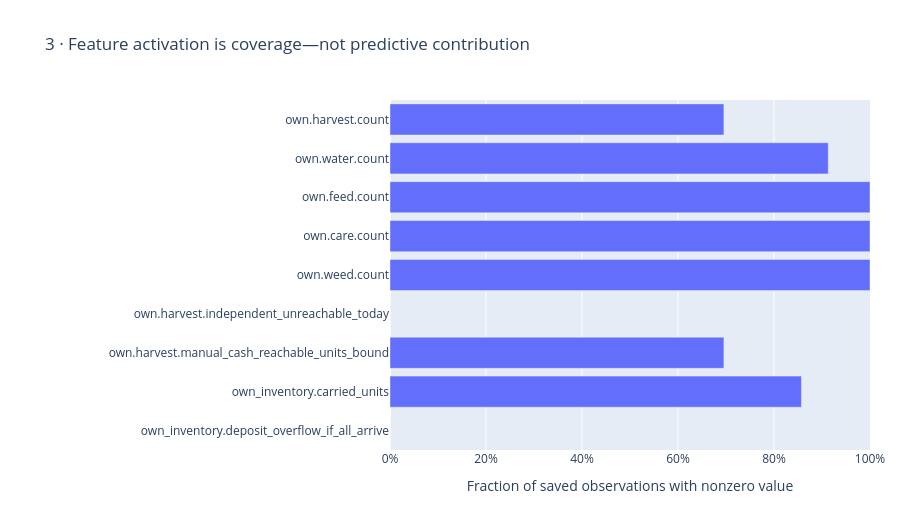
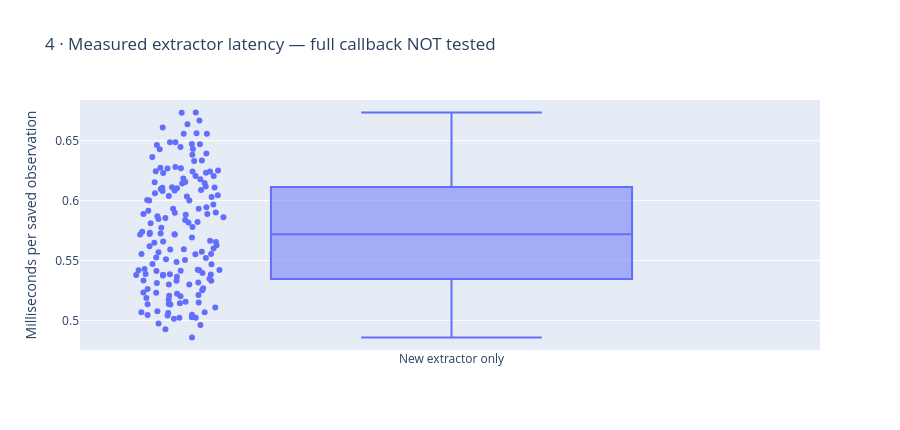

The notebook cell these images were saved under, in order:
### Markdown cell above
## 4 · Distinguish activation, utility and runtime

A nonzero or varying column shows activation only. No correlation with an outcome is used to select or weight these features. The 161 observations come from only seven prior development episodes; individual turns are not independent performance samples.

The timing figure measures the **new extractor alone**, not the complete policy callback and not the earlier failed 500 ms gate. Do not use it to clear the full-callback acceptance requirement.

### Code cell
figures[2][1].show()
figures[3][1].show()
registry = pd.read_csv(OUT / "feature_registry.csv")
display(registry[["feature", "distinct_values", "episodes_with_variation", "status"]])

### Figure 1 — Plotly figure (JSON) as saved in the notebook; plotly's stock layout.template omitted (floating-point values rounded to 4 significant figures)
{"data": [{"customdata": [[0.0, 8.0, 7.0], [0.0, 5.0, 7.0], [6.0, 6.0, 0.0], [6.0, 6.0, 0.0], [2.0, 6.0, 2.0], [0.0, 0.0, 0.0], [0.0, 24.0, 7.0], [0.0, 25.0, 7.0], [0.0, 0.0, 0.0]], "hovertemplate": "%{y}<br>Nonzero: %{x:.1%}<br>Min: %{customdata[0]}<br>Max: %{customdata[1]}<br>Varying episodes: %{customdata[2]}<extra></extra>", "orientation": "h", "type": "bar", "x": [0.6957, 0.913, 1.0, 1.0, 1.0, 0.0, 0.6957, 0.8571, 0.0], "y": ["own.harvest.count", "own.water.count", "own.feed.count", "own.care.count", "own.weed.count", "own.harvest.independent_unreachable_today", "own.harvest.manual_cash_reachable_units_bound", "own_inventory.carried_units", "own_inventory.deposit_overflow_if_all_arrive"]}], "layout": {"height": 530, "margin": {"l": 390, "r": 30}, "title": {"text": "3 · Feature activation is coverage—not predictive contribution"}, "xaxis": {"range": [0, 1], "tickformat": ".0%", "title": {"text": "Fraction of saved observations with nonzero value"}}, "yaxis": {"autorange": "reversed"}}}

### Figure 2 — Plotly figure (JSON) as saved in the notebook; plotly's stock layout.template omitted (floating-point values rounded to 4 significant figures; data arrays with more than 128 entries replaced by an {"elided": "..."} marker saying what was removed)
{"data": [{"boxpoints": "all", "jitter": 0.25, "name": "New extractor only", "type": "box", "y": {"elided": "161 float values"}}], "layout": {"height": 430, "title": {"text": "4 · Measured extractor latency — full callback NOT tested"}, "yaxis": {"title": {"text": "Milliseconds per saved observation"}}}}
